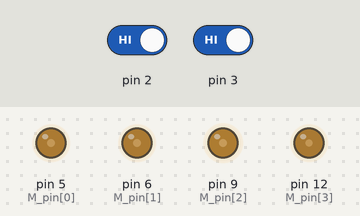
This sketch was run on a simulated Arduino Uno, built with avr-gcc and run on an emulated ATmega328P. Shown: output pins drawn as LEDs (lit = HIGH). Inputs (shaded band) come from the test bench; at power-on: pin 2 HIGH, pin 3 HIGH.

Above: at 1.2 s.
1.3 s: pin 2 driven LOW
At 2.0 s:
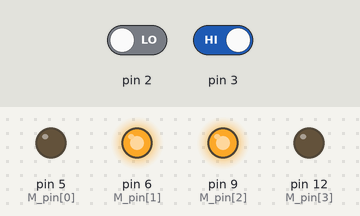
2.8 s: pin 3 driven LOW
At 3.4 s:
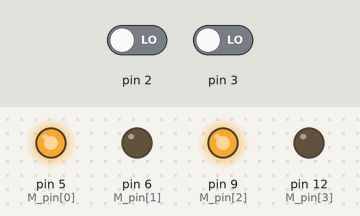
4.3 s: pin 2 driven HIGH
At 5.5 s:
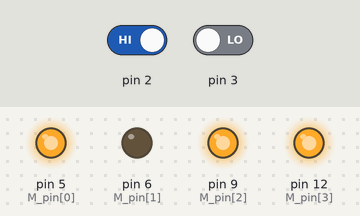
5.8 s: pin 3 driven HIGH
At 7.0 s:
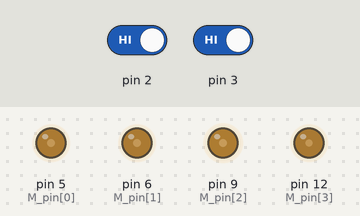
7.3 s: pin 3 driven LOW
At 7.8 s:
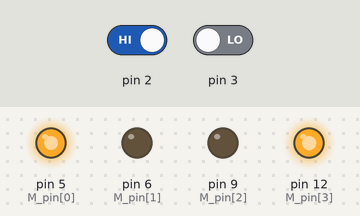
Timing chart, 0 to 9.8 s (numbered marks = the images above; inputs shaded):
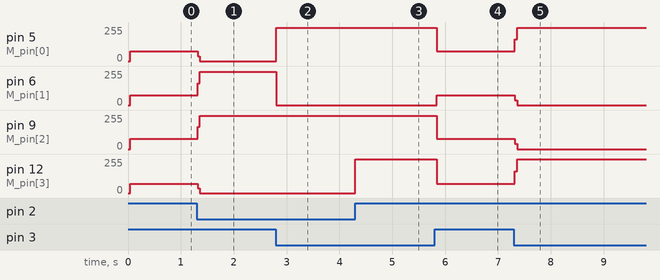

Measured:
- after the input at 1.3 s, pin 5 (M_pin[0]): 73/255 → 0/255 at once; pin 6 (M_pin[1]): 73/255 → 250/255 at once; pin 9 (M_pin[2]): 78/255 → 250/255 at once; pin 12 (M_pin[3]): 70/255 → 0/255 at once
- after the input at 2.8 s, pin 5 (M_pin[0]): 0/255 → 250/255 at once; pin 6 (M_pin[1]): 250/255 → 0/255 at once
- after the input at 4.3 s, pin 12 (M_pin[3]): 0/255 → 255/255 at once
- after the input at 5.8 s, pin 5 (M_pin[0]): 250/255 → 73/255 at once; pin 6 (M_pin[1]): 0/255 → 73/255 at once; pin 9 (M_pin[2]): 250/255 → 78/255 at once; pin 12 (M_pin[3]): 255/255 → 70/255 at once
- after the input at 7.3 s, pin 5 (M_pin[0]): 73/255 → 250/255 at once; pin 6 (M_pin[1]): 73/255 → 0/255 at once; pin 9 (M_pin[2]): 78/255 → 0/255 at once; pin 12 (M_pin[3]): 70/255 → 255/255 at once

The sketch:

LineTrace.ino
```cpp
int  M_pin[4] = {5, 6, 9, 12};

void setup() {
Serial.begin(9600);//블루투스 시리얼 통신 사용설정
  for (int i = 0; i < 4; i++) {
    pinMode(M_pin[i], OUTPUT); //배열에 저장된 핀번호 전체 사용설정
  }
  pinMode(2, INPUT);              //라인센서A
  pinMode(3, INPUT);              //라인센서B
}
int a = 250;                          // 모터A 스피드
int b = 250;                         // 모터B 스피드
int c = 0;
void loop() {

 int val1 = digitalRead(2);             //라인센서A
  int val2 = digitalRead(3);             //라인센서B
    if (val1 == 0 && val2 == 0) {     // 만약 라인센서가 ~라면
    analogWrite(5, a);
    analogWrite(6, c);
    analogWrite(9, b);
    analogWrite(12, c);
  }
  else if (val1 == 1 && val2 == 1) {     // 만약 라인센서가 ~라면
    analogWrite(5, c);
    analogWrite(6, a);
    analogWrite(9,c);
    analogWrite(12, b);
    analogWrite(5, a);
    analogWrite(6, c);
    analogWrite(9,b);
    analogWrite(12, c);
    analogWrite(5, c);
    analogWrite(6, c);
    analogWrite(9, c);
    analogWrite(12, c);
  }

  else if (val1 == 0 && val2 == 1) {     // 만약 라인센서가 ~라면
    analogWrite(5, c);
    analogWrite(6, a);
    analogWrite(9, b);
    analogWrite(12, c);
  }
    else if (val1 == 1 && val2 == 0) {     // 만약 라인센서가 ~라면
    analogWrite(5, a);
    analogWrite(6, c);
    analogWrite(998, c);
    analogWrite(12, b);
  }


}
```
